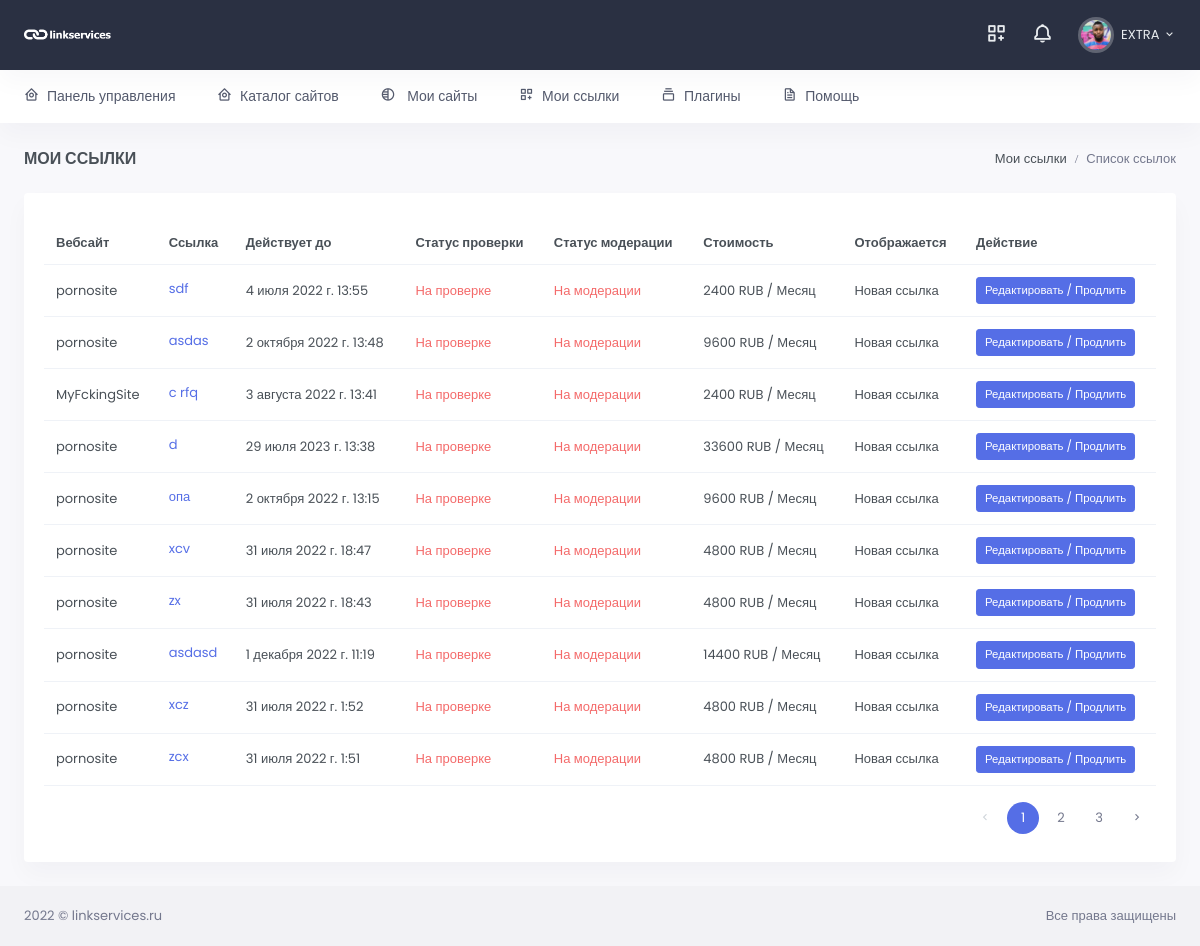
The app's page /my-links/ (signed in), older data.
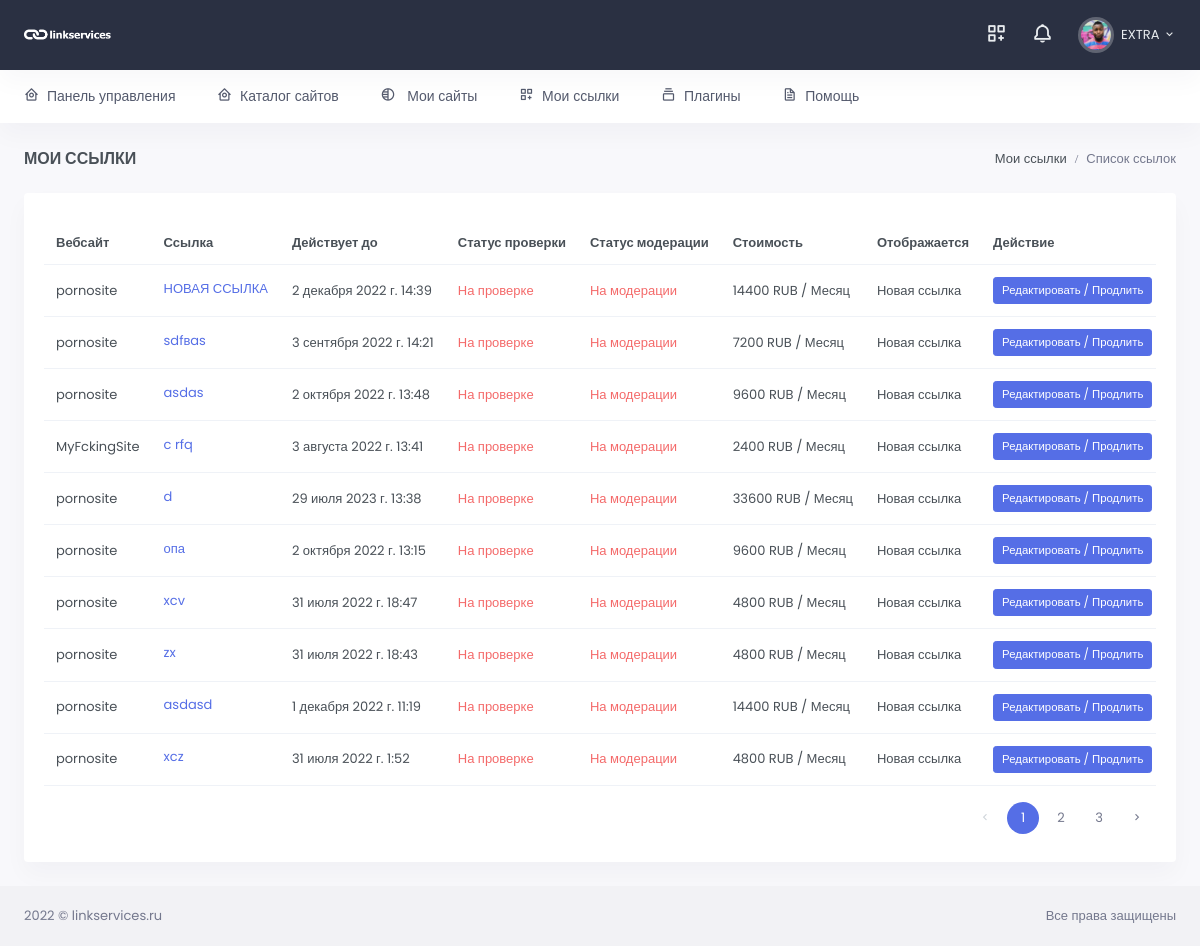
The same page, newer data.
### link_app/models.py (models this page shows, shortened)
class Link(models.Model):
    url = models.ForeignKey(WebSite, on_delete=models.CASCADE, verbose_name='url сайта')
    link = models.TextField(verbose_name="Ссылка")
    status_verify = models.ForeignKey(VerifyStatus, on_delete=models.CASCADE,
                                      verbose_name='Статус проверки', blank=True, null=True)
    moderation = models.ForeignKey(Moderation, on_delete=models.CASCADE,
                                   verbose_name='Статус модерации', blank=True, null=True)
    valid_date = models.DateTimeField(auto_now_add=False, verbose_name='В работе до', blank=True)
    created = models.DateTimeField(auto_now_add=True, verbose_name='Добавлено')
    update = models.DateTimeField(auto_now=True, verbose_name='Изменено')
    user = models.ForeignKey(Profile, related_name='user_link', on_delete=models.CASCADE,
                             max_length=100, blank=True, null=True, verbose_name='email заказчика')
    count_month = models.IntegerField(default=1, verbose_name='Количество месяцев')
    class Meta:
        verbose_name = 'Ссылка'
        verbose_name_plural = 'Ссылки'
        ordering = ('-created',)
    def total_increase_price(self):
        return self.url.get_increase_price() * int(self.count_month)

### site_app/models.py (models this page shows, shortened)
class WebSite(models.Model):
    url = models.CharField(max_length=255, verbose_name='url сайта')
    user = models.ForeignKey(Profile, related_name='user_website', on_delete=models.CASCADE,
                             max_length=100, blank=True, null=True, verbose_name='email заказчика')
    category = models.ForeignKey(Category, on_delete=models.CASCADE, verbose_name='Тематика')
    price = models.IntegerField(verbose_name='Цена')
    status = models.ForeignKey(Status, verbose_name='Статус', on_delete=models.CASCADE, blank=True, null=True)
    total_link = models.IntegerField(verbose_name='Всего ссылок', blank=True, null=True)
    yandex_x = models.IntegerField(verbose_name='Яндекс Икс', blank=True, null=True)
    yandex_stat = models.CharField(max_length=255, verbose_name='Яндекс статистика')
    increase = models.PositiveIntegerField(verbose_name='Наценка %', default=50, blank=True, null=True)
    password_yandex = models.CharField(max_length=250, verbose_name='Пароль от статистики', blank=True, null=True)
    created = models.DateTimeField(auto_now_add=True, verbose_name='Добавлено')
    update = models.DateTimeField(auto_now=True, verbose_name='Изменено')
    def __str__(self):
        return self.url
    class Meta:
        verbose_name = 'Сайт'
        verbose_name_plural = 'Сайты'
        ordering = ('-created',)
    def get_increase_price(self):
        return int(self.price * (self.increase / 100 + 1))

### link_app/views.py (the view)
# urls.py: path('', MyLinks.as_view(), name='my-links'),
class MyLinks(LoginRequiredMixin, ListView):
    model = Link
    template_name = 'link_app/mylinks.html'
    context_object_name = 'link'
    paginate_by = 10
    def get_queryset(self):
        return Link.objects.filter(user=self.request.user.profile,
                                   valid_date__gte=datetime.datetime.now()).select_related()

### link_app/templates/link_app/mylinks.html (shortened to what this page needs)
{% extends 'base.html' %}
{% load static %}
{% block content %}
<div id="layout-wrapper">
<div class="main-content">
    <div class="page-content">
        <div class="container-fluid">
            <div class="row">
                <div class="col-12">
                    <div class="page-title-box d-sm-flex align-items-center justify-content-between">
                        <h4 class="mb-sm-0 font-size-18">Мои ссылки</h4>
                        <div class="page-title-right">
                            <ol class="breadcrumb m-0">
                                <li class="breadcrumb-item"><a href="javascript: void(0);">Мои ссылки</a></li>
                                <li class="breadcrumb-item active">Список ссылок</li>
                            </ol>
                        </div>
                    </div>
                </div>
            </div>
            <div class="row">
                <div class="col-12">
                    <div class="card">
                        <div class="card-body">
                            <div class="table-responsive">
                                <table class="table align-middle table-nowrap">
                                    <thead>
                                    <tr>
                                        <th>Вебсайт</th>
                                        <th>Ссылка</th>
                                        <th>Действует до</th>
                                        <th>Статус проверки</th>
                                        <th>Статус модерации</th>
                                        <th>Стоимость</th>
                                        <th>Отображается</th>
                                        <th>Действие</th>
                                    </tr>
                                    </thead>
                                    <tbody>
                                    {% for item in link %}
                                        {% include 'link_app/partials/itemlink.html' %}
                                    {% endfor %}
                                    </tbody>
                                </table>
                            </div>
                          {% include 'inc/_pagination.html' %}
                        </div>
                    </div>
                </div>
            </div>
        </div>
    </div>
</div>
</div>
{% endblock %}

### link_app/templates/link_app/partials/itemlink.html
<tr>
    <td>{{ item.url }}</td>
    <td>
        <p class="mb-1"><a href="#" target="_blank"
                           style="text-decoration: underline;">{{ item.link|safe }}</a></p>
    </td>
    <td>{{ item.valid_date }}</td>
    {% if item.status_verify.name == 'Опубликовано' %}
    <td><span class="text-success">Проверено</span></td>
    {% else %}
    <td><span class="text-danger">На проверке</span></td>
    {% endif %}
        {% if item.moderation.name == 'Проверено' %}
    <td><span class="text-success">Проверено</span></td>
    {% else %}
    <td><span class="text-danger">На модерации</span></td>
    {% endif %}
    <td>{{ item.total_increase_price }}  RUB / Месяц</td>
    <td>Новая ссылка</td>
    <td>
        <a href="{% url 'update-link' item.id %}" class="btn btn-primary btn-sm w-md">Редактировать / Продлить</a>
    </td>
</tr>

Row changes from the older to the newer data that the page shows:
no longer on this page (row unchanged): Link: url "pornosite", link "zcx", valid_date "31 июля 2022 г. 1:51", shows "На проверке", shows "На модерации", total_increase_price "4800"
added Link: url "pornosite", link "НОВАЯ ССЫЛКА", valid_date "2 декабря 2022 г. 14:39", shows "На проверке", shows "На модерации", total_increase_price "14400"
changed Link: link "sdf" → "sdfвas"; valid_date "4 июля 2022 г. 13:55" → "3 сентября 2022 г. 14:21"; total_increase_price "2400" → "7200"
